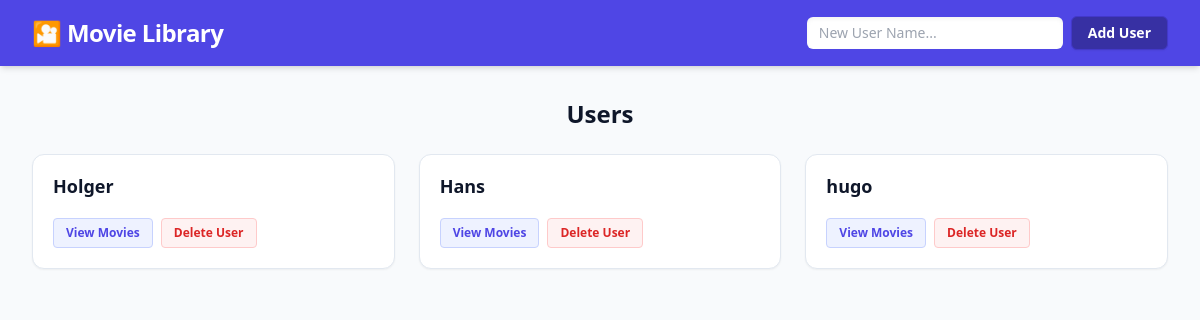
Before: / with the older database file.
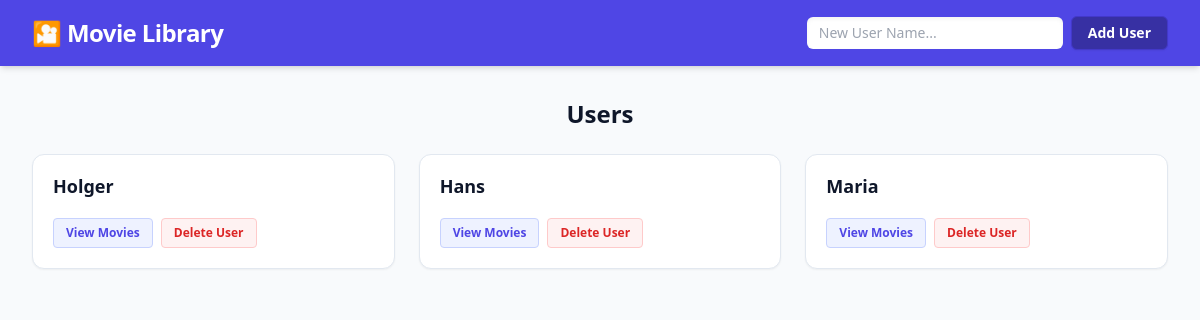
After: the same page with the newer database file.
### models.py (models this page shows)
class User(db.Model):
    __tablename__ = 'users'
    id = db.Column(db.Integer, primary_key=True, autoincrement=True)
    name = db.Column(db.String(100), unique=True, nullable=False)

### app.py (the view)
@app.route('/')
def index():
    users = []
    try:
        users = data_manager.get_users()
    except Exception as e:
        db.session.rollback()
        flash(f"Error getting users: {str(e)}", "error")
    return render_template('index.html', users=users)

### data_manager.py (called while the page is built)
    def get_users(self):
        return User.query.all()

### templates/index.html (shortened to what this page needs)
{% extends "base.html" %}
{% block nav_buttons %}
  <form action="{{ url_for('add_user') }}" method="POST" class="flex items-center gap-2">
    <input type="text" id="name" name="name" placeholder="New User Name..." required
           class="w-48 md:w-64 border-0 rounded-md px-3 py-1.5 text-sm text-slate-900 focus:ring-2 focus:ring-indigo-300 outline-none transition-all shadow-inner">
    <button type="submit"
            class="bg-indigo-800 hover:bg-indigo-900 text-white text-sm font-semibold py-1.5 px-4 rounded-md transition-colors shadow-sm whitespace-nowrap border border-indigo-700">
      Add User
    </button>
  </form>
{% endblock %}
{% block content %}
  <h2 class="text-2xl font-bold text-slate-900 mb-6 text-center">Users</h2>
  <div class="grid grid-cols-1 md:grid-cols-2 lg:grid-cols-3 gap-6">
    {% for user in users %}
    <div class="bg-white rounded-xl shadow-sm border border-slate-200 p-5 flex gap-5 transition-transform duration-200 hover:-translate-y-1 hover:shadow-md group">
      <div class="flex flex-col flex-grow">
        <h3 class="text-lg font-bold text-slate-900 leading-tight mb-1">{{ user.name }}</h3>
        <div class="mt-auto flex flex-wrap gap-2 pt-4">
            <form action="{{ url_for('show_movies', user_id=user.id) }}">
            <button type="submit"
                    class="text-xs font-semibold text-indigo-600 bg-indigo-50 hover:bg-indigo-100 border border-indigo-200 px-3 py-1.5 rounded transition-colors">
              View Movies
            </button>
            </form>
            <form action="/users/{{ user.id }}/delete" method="GET" class="flex-1">
            <button type="submit"
                    class="text-xs font-semibold text-red-600 bg-red-50 hover:bg-red-100 border border-red-200 px-3 py-1.5 rounded transition-colors">
              Delete User
            </button>
          </form>
        </div>
      </div>
    </div>
    {% else %}
      <div class="col-span-full bg-white rounded-xl shadow-sm border border-slate-200 p-12 text-center">
        <div class="text-4xl mb-4">📭</div>
          <p class="text-slate-500 mb-6">No Users available yet.</p>
      </div>
    {% endfor %}
  </div>
{% endblock %}

Changed rows visible on the page:
changed User: name "hugo" → "Maria"
